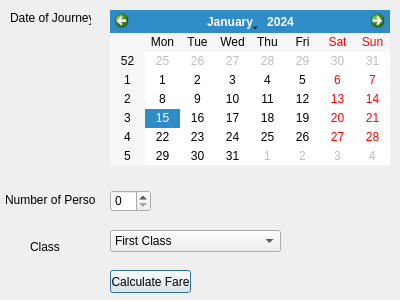
<?xml version="1.0" encoding="UTF-8"?>
<ui version="4.0">
 <class>Dialog</class>
 <widget class="QDialog" name="Dialog">
  <property name="geometry">
   <rect>
    <x>0</x>
    <y>0</y>
    <width>400</width>
    <height>300</height>
   </rect>
  </property>
  <property name="font">
   <font>
    <weight>50</weight>
    <bold>false</bold>
   </font>
  </property>
  <property name="windowTitle">
   <string>Reservation Form</string>
  </property>
  <widget class="QCalendarWidget" name="calendarWidget">
   <property name="geometry">
    <rect>
     <x>110</x>
     <y>10</y>
     <width>280</width>
     <height>155</height>
    </rect>
   </property>
  </widget>
  <widget class="QLabel" name="label">
   <property name="geometry">
    <rect>
     <x>10</x>
     <y>10</y>
     <width>81</width>
     <height>16</height>
    </rect>
   </property>
   <property name="text">
    <string>Date of Journey</string>
   </property>
  </widget>
  <widget class="QLabel" name="label_2">
   <property name="geometry">
    <rect>
     <x>5</x>
     <y>190</y>
     <width>91</width>
     <height>20</height>
    </rect>
   </property>
   <property name="text">
    <string>Number of Persons</string>
   </property>
  </widget>
  <widget class="QLabel" name="label_3">
   <property name="geometry">
    <rect>
     <x>30</x>
     <y>240</y>
     <width>46</width>
     <height>13</height>
    </rect>
   </property>
   <property name="text">
    <string>Class</string>
   </property>
  </widget>
  <widget class="QSpinBox" name="spinBox">
   <property name="geometry">
    <rect>
     <x>110</x>
     <y>190</y>
     <width>41</width>
     <height>22</height>
    </rect>
   </property>
  </widget>
  <widget class="QComboBox" name="comboBox">
   <property name="geometry">
    <rect>
     <x>110</x>
     <y>230</y>
     <width>171</width>
     <height>22</height>
    </rect>
   </property>
   <item>
    <property name="text">
     <string>First Class</string>
    </property>
   </item>
   <item>
    <property name="text">
     <string>Second Class</string>
    </property>
   </item>
   <item>
    <property name="text">
     <string>Business Class</string>
    </property>
   </item>
   <item>
    <property name="text">
     <string>Economic Class</string>
    </property>
   </item>
  </widget>
  <widget class="QPushButton" name="pushButton">
   <property name="geometry">
    <rect>
     <x>110</x>
     <y>270</y>
     <width>81</width>
     <height>23</height>
    </rect>
   </property>
   <property name="text">
    <string>Calculate Fare</string>
   </property>
  </widget>
  <widget class="QLabel" name="EnteredInfo">
   <property name="geometry">
    <rect>
     <x>290</x>
     <y>190</y>
     <width>101</width>
     <height>61</height>
    </rect>
   </property>
   <property name="text">
    <string/>
   </property>
  </widget>
  <widget class="QLabel" name="FareInfo">
   <property name="geometry">
    <rect>
     <x>200</x>
     <y>270</y>
     <width>46</width>
     <height>21</height>
    </rect>
   </property>
   <property name="text">
    <string/>
   </property>
  </widget>
 </widget>
 <resources/>
 <connections/>
</ui>
